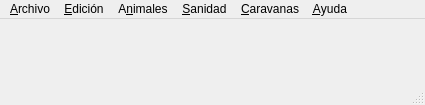
<?xml version="1.0" encoding="UTF-8"?>
<ui version="4.0">
 <class>MainWindow</class>
 <widget class="QMainWindow" name="MainWindow">
  <property name="geometry">
   <rect>
    <x>0</x>
    <y>0</y>
    <width>425</width>
    <height>105</height>
   </rect>
  </property>
  <property name="windowTitle">
   <string>MainWindow</string>
  </property>
  <widget class="QWidget" name="centralwidget"/>
  <widget class="QStatusBar" name="statusbar"/>
  <widget class="QMenuBar" name="menubar">
   <property name="geometry">
    <rect>
     <x>0</x>
     <y>0</y>
     <width>425</width>
     <height>21</height>
    </rect>
   </property>
   <widget class="QMenu" name="menuArchivo">
    <property name="title">
     <string>&amp;Archivo</string>
    </property>
    <addaction name="actionSalir"/>
   </widget>
   <widget class="QMenu" name="menuAnimales">
    <property name="title">
     <string>A&amp;nimales</string>
    </property>
    <addaction name="actionAltaAnimales"/>
    <addaction name="actionBajaAnimales"/>
   </widget>
   <widget class="QMenu" name="menuCravanas">
    <property name="title">
     <string>&amp;Caravanas</string>
    </property>
    <addaction name="actionAltaCaravanas"/>
    <addaction name="actionBajaCaravanas"/>
   </widget>
   <widget class="QMenu" name="menuSanidad">
    <property name="title">
     <string>&amp;Sanidad</string>
    </property>
    <addaction name="actionTratamientos"/>
    <addaction name="actionActividadesProgramadas"/>
   </widget>
   <widget class="QMenu" name="menuAyuda">
    <property name="title">
     <string>&amp;Ayuda</string>
    </property>
    <addaction name="actionAcerca_de"/>
   </widget>
   <widget class="QMenu" name="menu_Edici_n">
    <property name="title">
     <string>&amp;Edición</string>
    </property>
    <addaction name="action_Opciones"/>
   </widget>
   <addaction name="menuArchivo"/>
   <addaction name="menu_Edici_n"/>
   <addaction name="menuAnimales"/>
   <addaction name="menuSanidad"/>
   <addaction name="menuCravanas"/>
   <addaction name="menuAyuda"/>
  </widget>
  <action name="actionSalir">
   <property name="text">
    <string>Salir</string>
   </property>
  </action>
  <action name="actionAltaAnimales">
   <property name="text">
    <string>Alta...</string>
   </property>
  </action>
  <action name="actionBajaAnimales">
   <property name="text">
    <string>Baja...</string>
   </property>
  </action>
  <action name="actionAltaCaravanas">
   <property name="text">
    <string>Alta ...</string>
   </property>
  </action>
  <action name="actionBajaCaravanas">
   <property name="text">
    <string>Baja ...</string>
   </property>
  </action>
  <action name="actionTratamientos">
   <property name="text">
    <string>Tratamientos...</string>
   </property>
  </action>
  <action name="actionActividadesProgramadas">
   <property name="text">
    <string>Actividades &amp;Programadas...</string>
   </property>
  </action>
  <action name="actionAcerca_de">
   <property name="text">
    <string>&amp;Acerca de</string>
   </property>
  </action>
  <action name="action_Opciones">
   <property name="text">
    <string>&amp;Opciones...</string>
   </property>
  </action>
 </widget>
 <layoutdefault spacing="0" margin="0"/>
 <resources/>
 <connections/>
</ui>
